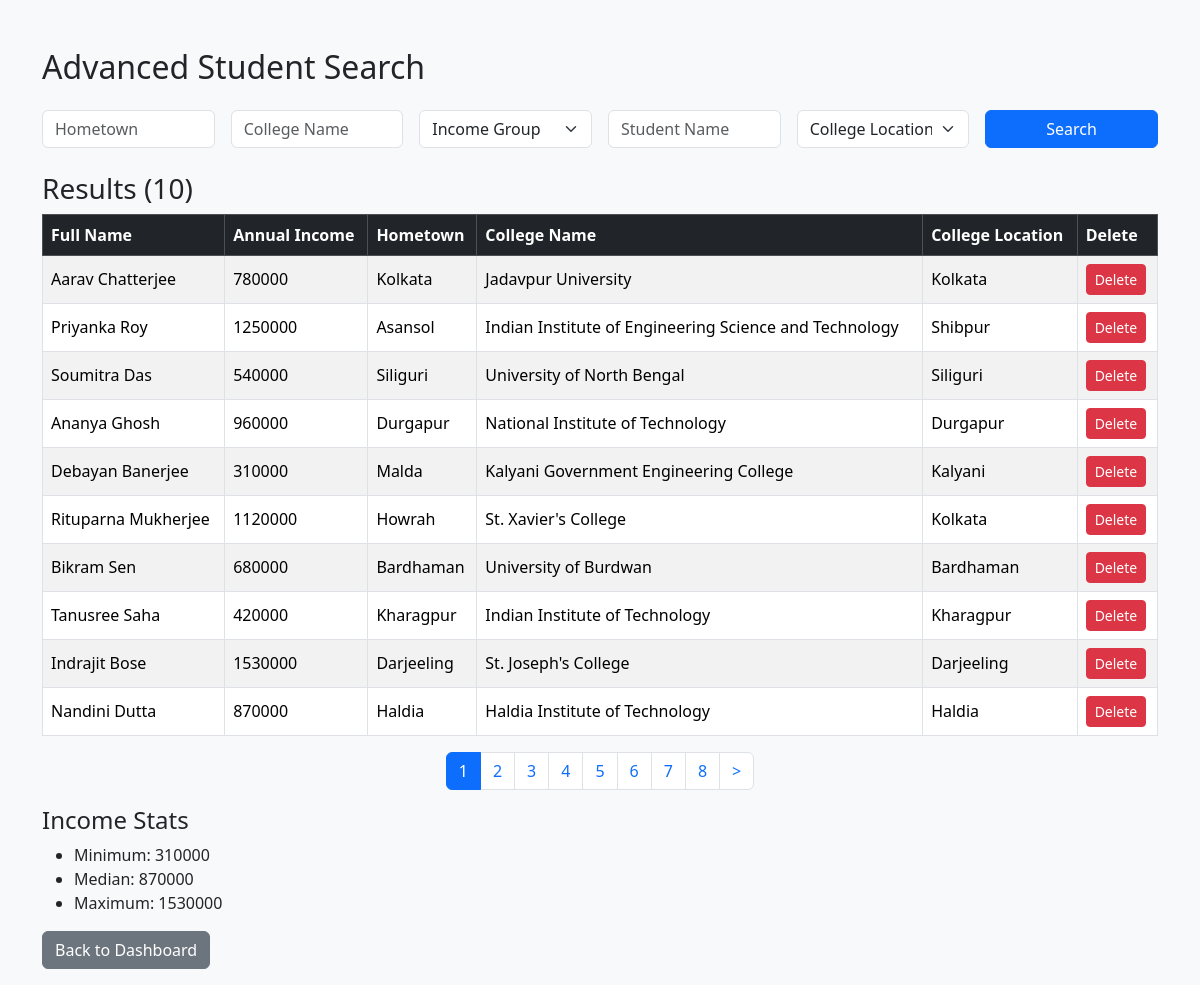
Page /admin/search (signed in) on the committed database.
### tables this page shows
CREATE TABLE profiles (
            user_id INTEGER PRIMARY KEY,
            full_name TEXT,
            annual_income INTEGER,
            hometown TEXT,
            college_name TEXT,
            college_location TEXT,
            FOREIGN KEY(user_id) REFERENCES users(id)
        );

### app.py (the view, shortened to what this page needs)
@app.route('/admin/search', methods=['GET', 'POST'])
@login_required
def admin_search():
    if getattr(current_user, 'role', None) != 'admin':
        return redirect(url_for('admin_login'))
    page = request.args.get('page', 1, type=int)
    per_page = 10
    conn = sqlite3.connect('database.db')
    c = conn.cursor()
    income_groups = [
        ('<4.8L', 'annual_income < 480000'),
        ('4.8L-7.7L', 'annual_income BETWEEN 480000 AND 770000'),
        ('7.7L-10.2L', 'annual_income BETWEEN 770000 AND 1020000'),
        ('10.2L-13.8L', 'annual_income BETWEEN 1020000 AND 1380000'),
        ('>13.8L', 'annual_income > 1380000')
    ]
    c.execute("SELECT DISTINCT college_location FROM profiles")
    college_locations = sorted([row[0] for row in c.fetchall()])
    filters = []
    params = []
    query = '''SELECT * FROM profiles'''
    count_query = '''SELECT COUNT(*) FROM profiles'''
    if filters:
        filter_str = ' WHERE ' + ' AND '.join(filters)
        query += filter_str
        count_query += filter_str
    c.execute(count_query, params)
    total = c.fetchone()[0]
    query += ' LIMIT ? OFFSET ?'
    c.execute(query, params + [per_page, (page-1)*per_page])
    results = c.fetchall()
    incomes = [row[2] for row in results]
    stats = {
        'min': min(incomes) if incomes else 0,
        'max': max(incomes) if incomes else 0,
        'median': sorted(incomes)[len(incomes)//2] if incomes else 0
    }
    conn.close()
    total_pages = ceil(total/per_page) if total else 1
    pagination_window = get_pagination_window(page, total_pages, window=8)
    return render_template('admin_search.html',
                           results=results,
                           stats=stats,
                           income_groups=income_groups,
                           total_pages=total_pages,
                           current_page=page,
                           pagination_window=pagination_window,
                           college_locations=college_locations)

### app.py (called while the page is built)
def get_pagination_window(current_page, total_pages, window=8):
    half = window // 2
    if total_pages <= window:
        return list(range(1, total_pages + 1))
    elif current_page <= half:
        return list(range(1, window + 1))
    elif current_page >= total_pages - half:
        return list(range(total_pages - window + 1, total_pages + 1))
    else:
        return list(range(current_page - half + 1, current_page + half + 1))

@login_manager.user_loader
def user_loader(username):
    conn = sqlite3.connect('database.db')
    c = conn.cursor()
    c.execute("SELECT * FROM users WHERE username = ?", (username,))
    user_data = c.fetchone()
    if not user_data:
        return None
    user = User()
    user.id = username
    user.role = user_data[3]
    return user

### templates/admin_search.html (shortened to what this page needs)
<!DOCTYPE html>
<html>
<head>
  <link href="https://cdn.jsdelivr.net/npm/bootstrap@5.3.2/dist/css/bootstrap.min.css" rel="stylesheet">
</head>
<body class="bg-light">
<div class="container mt-5">
  <h2 class="mb-4">Advanced Student Search</h2>
  <form method="post" class="row g-3 mb-3">
    <div class="col-md-2">
      <input class="form-control" name="hometown" placeholder="Hometown" value="{{ request.form.get('hometown', '') }}">
    </div>
    <div class="col-md-2">
      <input class="form-control" name="college_name" placeholder="College Name" value="{{ request.form.get('college_name', '') }}">
    </div>
    <div class="col-md-2">
      <select class="form-select" name="income_group">
        <option value="">Income Group</option>
      </select>
    </div>
    <div class="col-md-2">
      <input class="form-control" name="student_name" placeholder="Student Name" value="{{ request.form.get('student_name', '') }}">
    </div>
    <div class="col-md-2">
      <select class="form-select" name="college_location">
        <option value="">College Location</option>
      </select>
    </div>
    <div class="col-md-2">
      <button type="submit" class="btn btn-primary w-100">Search</button>
    </div>
  </form>
  {% if results is not none %}
    <h3 class="mt-4">Results ({{ results|length }})</h3>
    <div class="table-responsive">
      <table class="table table-striped table-bordered align-middle">
        <thead class="table-dark">
          <tr>
            <th>Full Name</th>
            <th>Annual Income</th>
            <th>Hometown</th>
            <th>College Name</th>
            <th>College Location</th>
            <th>Delete</th>
          </tr>
        </thead>
        <tbody>
          {% for r in results %}
          <tr>
            <td>{{ r[1] }}</td>
            <td>{{ r[2] }}</td>
            <td>{{ r[3] }}</td>
            <td>{{ r[4] }}</td>
            <td>{{ r[5] }}</td>
            <td>
              <a class="btn btn-sm btn-danger" href="{{ url_for('admin_delete', user_id=r[0]) }}" onclick="return confirm('Are you sure you want to delete this student?');">Delete</a>
            </td>
          </tr>
          {% endfor %}
        </tbody>
      </table>
    </div>
    {% include 'pagination.html' %}
    <div class="mt-3">
      <h4>Income Stats</h4>
      <ul>
        <li>Minimum: {{ stats.min }}</li>
        <li>Median: {{ stats.median }}</li>
        <li>Maximum: {{ stats.max }}</li>
      </ul>
    </div>
  {% endif %}
  <p class="mt-3"><a class="btn btn-secondary" href="{{ url_for('admin_dashboard') }}">Back to Dashboard</a></p>
</div>
</body>
</html>

### rows in the picture
profiles: full_name "Aarav Chatterjee", annual_income "780000", hometown "Kolkata", college_name "Jadavpur University", college_location "Kolkata"
profiles: full_name "Priyanka Roy", annual_income "1250000", hometown "Asansol", college_name "Indian Institute of Engineering Science and Technology", college_location "Shibpur"
profiles: full_name "Soumitra Das", annual_income "540000", hometown "Siliguri", college_name "University of North Bengal", college_location "Siliguri"
profiles: full_name "Ananya Ghosh", annual_income "960000", hometown "Durgapur", college_name "National Institute of Technology", college_location "Durgapur"
profiles: full_name "Debayan Banerjee", annual_income "310000", hometown "Malda", college_name "Kalyani Government Engineering College", college_location "Kalyani", min "310000"
profiles: full_name "Rituparna Mukherjee", annual_income "1120000", hometown "Howrah", college_name "St. Xavier's College", college_location "Kolkata"
profiles: full_name "Bikram Sen", annual_income "680000", hometown "Bardhaman", college_name "University of Burdwan", college_location "Bardhaman"
profiles: full_name "Tanusree Saha", annual_income "420000", hometown "Kharagpur", college_name "Indian Institute of Technology", college_location "Kharagpur"
profiles: full_name "Indrajit Bose", annual_income "1530000", hometown "Darjeeling", college_name "St. Joseph's College", college_location "Darjeeling", max "1530000"
profiles: full_name "Nandini Dutta", annual_income "870000", hometown "Haldia", college_name "Haldia Institute of Technology", college_location "Haldia", median "870000"

### other values in the picture
{{ results|length }} "10"
{{ p }} "1" "2" "3" "4" "5" "6" "7" "8"
